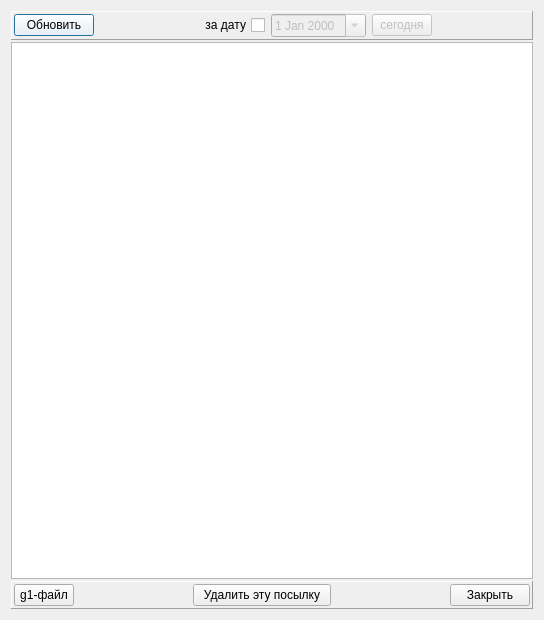
<?xml version="1.0" encoding="UTF-8"?>
<ui version="4.0">
 <class>packs_wnd</class>
 <widget class="QDialog" name="packs_wnd">
  <property name="geometry">
   <rect>
    <x>0</x>
    <y>0</y>
    <width>544</width>
    <height>620</height>
   </rect>
  </property>
  <property name="windowTitle">
   <string>Выгруженные файлы для ТФОМС</string>
  </property>
  <layout class="QVBoxLayout" name="verticalLayout">
   <property name="spacing">
    <number>2</number>
   </property>
   <item>
    <widget class="QFrame" name="horizontalFrame">
     <property name="frameShape">
      <enum>QFrame::Panel</enum>
     </property>
     <property name="frameShadow">
      <enum>QFrame::Raised</enum>
     </property>
     <layout class="QHBoxLayout" name="horizontalLayout">
      <property name="leftMargin">
       <number>2</number>
      </property>
      <property name="topMargin">
       <number>2</number>
      </property>
      <property name="rightMargin">
       <number>2</number>
      </property>
      <property name="bottomMargin">
       <number>2</number>
      </property>
      <item>
       <widget class="QPushButton" name="bn_refresh">
        <property name="palette">
         <palette>
          <active>
           <colorrole role="Button">
            <brush brushstyle="SolidPattern">
             <color alpha="255">
              <red>255</red>
              <green>255</green>
              <blue>255</blue>
             </color>
            </brush>
           </colorrole>
          </active>
          <inactive>
           <colorrole role="Button">
            <brush brushstyle="SolidPattern">
             <color alpha="255">
              <red>255</red>
              <green>255</green>
              <blue>255</blue>
             </color>
            </brush>
           </colorrole>
          </inactive>
          <disabled>
           <colorrole role="Button">
            <brush brushstyle="SolidPattern">
             <color alpha="255">
              <red>255</red>
              <green>255</green>
              <blue>255</blue>
             </color>
            </brush>
           </colorrole>
          </disabled>
         </palette>
        </property>
        <property name="text">
         <string>Обновить</string>
        </property>
        <property name="icon">
         <iconset resource="../../_INKO_POLICES_2_src/_INKO_POLICES_2/_inko_pol2_res.qrc">
          <normaloff>:/refresh.png</normaloff>:/refresh.png</iconset>
        </property>
       </widget>
      </item>
      <item>
       <spacer name="horizontalSpacer_3">
        <property name="orientation">
         <enum>Qt::Horizontal</enum>
        </property>
        <property name="sizeHint" stdset="0">
         <size>
          <width>40</width>
          <height>20</height>
         </size>
        </property>
       </spacer>
      </item>
      <item>
       <widget class="QCheckBox" name="ch_date">
        <property name="layoutDirection">
         <enum>Qt::RightToLeft</enum>
        </property>
        <property name="text">
         <string>за дату</string>
        </property>
       </widget>
      </item>
      <item>
       <widget class="QDateEdit" name="dateEdit">
        <property name="enabled">
         <bool>false</bool>
        </property>
        <property name="calendarPopup">
         <bool>true</bool>
        </property>
       </widget>
      </item>
      <item>
       <widget class="QPushButton" name="bn_today">
        <property name="enabled">
         <bool>false</bool>
        </property>
        <property name="maximumSize">
         <size>
          <width>60</width>
          <height>16777215</height>
         </size>
        </property>
        <property name="text">
         <string>сегодня</string>
        </property>
       </widget>
      </item>
      <item>
       <spacer name="horizontalSpacer">
        <property name="orientation">
         <enum>Qt::Horizontal</enum>
        </property>
        <property name="sizeHint" stdset="0">
         <size>
          <width>40</width>
          <height>20</height>
         </size>
        </property>
       </spacer>
      </item>
     </layout>
    </widget>
   </item>
   <item>
    <widget class="QTableView" name="tab_packs">
     <property name="selectionMode">
      <enum>QAbstractItemView::SingleSelection</enum>
     </property>
     <property name="selectionBehavior">
      <enum>QAbstractItemView::SelectRows</enum>
     </property>
     <attribute name="horizontalHeaderMinimumSectionSize">
      <number>20</number>
     </attribute>
     <attribute name="verticalHeaderDefaultSectionSize">
      <number>20</number>
     </attribute>
     <attribute name="verticalHeaderMinimumSectionSize">
      <number>20</number>
     </attribute>
    </widget>
   </item>
   <item>
    <widget class="QFrame" name="frame">
     <property name="frameShape">
      <enum>QFrame::Panel</enum>
     </property>
     <property name="frameShadow">
      <enum>QFrame::Raised</enum>
     </property>
     <layout class="QHBoxLayout" name="horizontalLayout_2">
      <property name="spacing">
       <number>2</number>
      </property>
      <property name="leftMargin">
       <number>2</number>
      </property>
      <property name="topMargin">
       <number>2</number>
      </property>
      <property name="rightMargin">
       <number>2</number>
      </property>
      <property name="bottomMargin">
       <number>2</number>
      </property>
      <item>
       <widget class="QPushButton" name="bn_save_file_g1">
        <property name="enabled">
         <bool>true</bool>
        </property>
        <property name="minimumSize">
         <size>
          <width>60</width>
          <height>0</height>
         </size>
        </property>
        <property name="maximumSize">
         <size>
          <width>50</width>
          <height>16777215</height>
         </size>
        </property>
        <property name="text">
         <string>g1-файл</string>
        </property>
       </widget>
      </item>
      <item>
       <spacer name="horizontalSpacer_4">
        <property name="orientation">
         <enum>Qt::Horizontal</enum>
        </property>
        <property name="sizeHint" stdset="0">
         <size>
          <width>40</width>
          <height>20</height>
         </size>
        </property>
       </spacer>
      </item>
      <item>
       <widget class="QPushButton" name="bn_delete_pack">
        <property name="enabled">
         <bool>true</bool>
        </property>
        <property name="text">
         <string>  Удалить эту посылку  </string>
        </property>
       </widget>
      </item>
      <item>
       <spacer name="horizontalSpacer_2">
        <property name="orientation">
         <enum>Qt::Horizontal</enum>
        </property>
        <property name="sizeHint" stdset="0">
         <size>
          <width>40</width>
          <height>20</height>
         </size>
        </property>
       </spacer>
      </item>
      <item>
       <widget class="QPushButton" name="bn_close">
        <property name="text">
         <string>Закрыть</string>
        </property>
       </widget>
      </item>
     </layout>
    </widget>
   </item>
  </layout>
 </widget>
 <resources>
  <include location="../../_INKO_POLICES_2_src/_INKO_POLICES_2/_inko_pol2_res.qrc"/>
 </resources>
 <connections/>
</ui>
